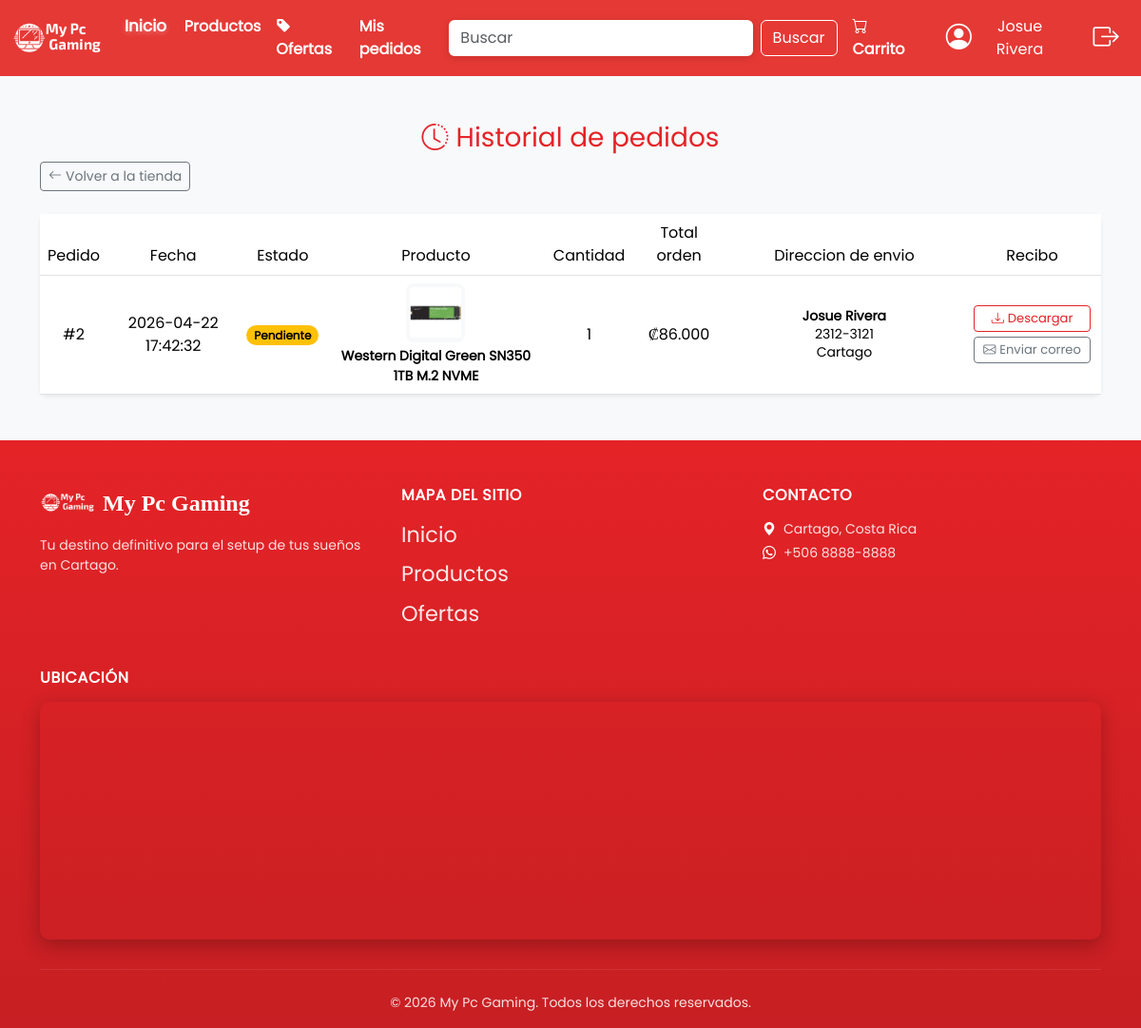
Page /Views/usuario/pedidos.php (signed in) on the committed database.
### tables this page shows
CREATE TABLE `pedido` (
  `idPedido` int NOT NULL AUTO_INCREMENT,
  `idVenta` int NOT NULL,
  `idUsuario` int NOT NULL,
  `nombreDestinatario` varchar(100) NOT NULL,
  `telefonoEnvio` varchar(9) NOT NULL,
  `direccionEnvio` varchar(350) NOT NULL,
  `estadoPedido` enum('pendiente','completado') DEFAULT 'pendiente',
  `fechaPedido` datetime DEFAULT CURRENT_TIMESTAMP,
  `fechaCompletado` datetime DEFAULT NULL,
  PRIMARY KEY (`idPedido`),
  UNIQUE KEY `idVenta_UNIQUE` (`idVenta`),
  KEY `idUsuario` (`idUsuario`),
  CONSTRAINT `pedido_ibfk_1` FOREIGN KEY (`idVenta`) REFERENCES `venta` (`idVenta`),
  CONSTRAINT `pedido_ibfk_2` FOREIGN KEY (`idUsuario`) REFERENCES `usuario` (`idUsuario`)
);

CREATE TABLE `producto` (
  `idProducto` int NOT NULL AUTO_INCREMENT,
  `idCategoria` int NOT NULL,
  `nombreProducto` varchar(100) NOT NULL,
  `marca` varchar(100) DEFAULT NULL,
  `descripcionProducto` varchar(350) DEFAULT NULL,
  `precioProducto` decimal(10,2) NOT NULL,
  `stockProducto` int NOT NULL DEFAULT '0',
  `imagenProducto` json DEFAULT NULL,
  `estadoProducto` enum('disponible','agotado') DEFAULT 'disponible',
  `enOferta` tinyint(1) DEFAULT '0',
  `precioOferta` decimal(10,2) DEFAULT NULL,
  PRIMARY KEY (`idProducto`),
  KEY `idCategoria` (`idCategoria`),
  KEY `idx_en_oferta` (`enOferta`),
  CONSTRAINT `producto_ibfk_1` FOREIGN KEY (`idCategoria`) REFERENCES `categoria` (`idCategoria`)
);

CREATE TABLE `detalleventa` (
  `idDetalle` int NOT NULL AUTO_INCREMENT,
  `idVenta` int NOT NULL,
  `idProducto` int NOT NULL,
  `cantidadProductos` int NOT NULL,
  `precioUnitarioHistorico` decimal(10,2) NOT NULL,
  PRIMARY KEY (`idDetalle`),
  KEY `idVenta` (`idVenta`),
  KEY `idProducto` (`idProducto`),
  CONSTRAINT `detalleventa_ibfk_1` FOREIGN KEY (`idVenta`) REFERENCES `venta` (`idVenta`),
  CONSTRAINT `detalleventa_ibfk_2` FOREIGN KEY (`idProducto`) REFERENCES `producto` (`idProducto`)
);

CREATE TABLE `venta` (
  `idVenta` int NOT NULL AUTO_INCREMENT,
  `idUsuario` int NOT NULL,
  `totalVenta` decimal(10,2) NOT NULL,
  `fechaVenta` date DEFAULT NULL,
  PRIMARY KEY (`idVenta`),
  KEY `idUsuario` (`idUsuario`),
  CONSTRAINT `venta_ibfk_1` FOREIGN KEY (`idUsuario`) REFERENCES `usuario` (`idUsuario`)
);

### Models/ventaModel.php (called while the page is built, shortened)
<?php
function ObtenerPedidosUsuarioModel($idUsuario)
{
    $conexion = OpenDatabase();
    $consultaSQL = "CALL sp_ObtenerPedidosUsuario(?)";
    $consultaPreparada = $conexion->prepare($consultaSQL);
    $consultaPreparada->bind_param("i", $idUsuario);
    $consultaPreparada->execute();
    $resultado = $consultaPreparada->get_result();
    $lista = [];
    while ($fila = $resultado->fetch_assoc()) {
        $lista[] = $fila;
    }
    return $lista;
}

### Controllers/pedidoController.php (called while the page is built, shortened)
<?php
include_once $_SERVER["DOCUMENT_ROOT"] . "/proyectoWebCS/Models/ventaModel.php";
function ObtenerPedidosUsuarioController($idUsuario)
{
    return ObtenerPedidosUsuarioModel($idUsuario);
}

### Models/productosModel.php (called while the page is built, shortened)
<?php
function ObtenerProductoPorIdModel($idProducto)
{
    $conexion = OpenDatabase();
    $consultaSQL = "CALL sp_ObtenerProductoPorId(?)";
    $consultaPreparada = $conexion->prepare($consultaSQL);
    $consultaPreparada->bind_param("i", $idProducto);
    $consultaPreparada->execute();
    $resultado = $consultaPreparada->get_result();
    $producto = $resultado->fetch_assoc();
    return $producto;
}

### Views/usuario/pedidos.php (the view, shortened to what this page needs)
<?php
include_once $_SERVER["DOCUMENT_ROOT"] . "/proyectoWebCS/Controllers/pedidoController.php";
include_once $_SERVER["DOCUMENT_ROOT"] . "/proyectoWebCS/Models/productosModel.php";
$pedidos = ObtenerPedidosUsuarioController(intval($_SESSION['idUsuario']));
$pedidosConRecibo = [];
$imagenesProducto = [];
foreach ($pedidos as $filaPedido) {
    $idProducto = intval($filaPedido['idProducto'] ?? 0);
    $producto = ObtenerProductoPorIdModel($idProducto);
    $imagenes = isset($producto['imagenProducto']) ? json_decode($producto['imagenProducto'], true) : [];
    $imagenesProducto[$idProducto] = (!empty($imagenes)) ? $imagenes[0] : null;
}
?>
<!DOCTYPE html>
<html lang="es">
<head>
    <link href="https://cdn.jsdelivr.net/npm/bootstrap@5.3.3/dist/css/bootstrap.min.css" rel="stylesheet">
    <link rel="stylesheet" href="https://cdn.jsdelivr.net/npm/bootstrap-icons@1.10.5/font/bootstrap-icons.css">
    <link rel="stylesheet" href="../assets/css/main.css">
    <link rel="stylesheet" href="../assets/css/pedidos-page.css">
</head>
<body class="bg-light">
    <?php require('../components/nav.php') ?>
    <div class="container my-5">
        <div class="d-flex flex-wrap justify-content-between align-items-center gap-2 mb-4">
            <h3 class="mb-0 text-center w-100"><i class="bi bi-clock-history me-2"></i>Historial de pedidos</h3>
            <a href="/proyectoWebCS/Views/Home/Home.php" class="btn btn-outline-secondary btn-sm">
                <i class="bi bi-arrow-left me-1"></i>Volver a la tienda
            </a>
        </div>
        <?php if (empty($pedidos)): ?>
            <div class="card border-0 shadow-sm rounded-3">
                <div class="card-body text-center py-5">
                    <i class="bi bi-bag-x fs-1 text-muted d-block mb-3"></i>
                    <p class="text-muted mb-0">Aun no tienes pedidos registrados.</p>
                </div>
            </div>
        <?php else: ?>
            <div class="card border-0 shadow-sm rounded-3">
                <div class="card-body table-responsive p-0">
                    <table class="table table-hover text-center align-middle mb-0">
                        <thead>
                            <tr style="background-color: var(--primer-color); color: #fff;">
                                <th class="text-center">Pedido</th>
                                <th class="text-center">Fecha</th>
                                <th class="text-center">Estado</th>
                                <th class="text-center">Producto</th>
                                <th class="text-center">Cantidad</th>
                                <th class="text-center">Total orden</th>
                                <th class="text-center">Direccion de envio</th>
                                <th class="text-center">Recibo</th>
                            </tr>
                        </thead>
                        <tbody>
                            <?php foreach ($pedidos as $fila): ?>
                                <?php
                                    $idPedido = intval($fila['idPedido'] ?? 0);
                                    $idProducto = intval($fila['idProducto'] ?? 0);
                                    $primeraImg = $imagenesProducto[$idProducto] ?? null;
                                ?>
                                <tr>
                                    <td>#<?= $idPedido ?></td>
                                    <td><?= htmlspecialchars($fila['fechaPedido']) ?></td>
                                    <td>
                                        <span class="badge rounded-pill <?= $fila['estadoPedido'] === 'completado' ? 'text-bg-success' : 'text-bg-warning' ?>">
                                            <?= htmlspecialchars(ucfirst($fila['estadoPedido'])) ?>
                                        </span>
                                    </td>
                                    <td>
                                        <div class="d-flex flex-column align-items-center justify-content-center gap-1">
                                            <?php if ($primeraImg): ?>
                                                <img src="/proyectoWebCS/Views/assets/image/productos/<?= $idProducto ?>/<?= htmlspecialchars($primeraImg) ?>" alt="<?= htmlspecialchars($fila['nombreProducto']) ?>" class="pedido-thumb">
                                            <?php else: ?>
                                                <div class="pedido-thumb d-flex align-items-center justify-content-center">
                                                    <i class="bi bi-image text-muted"></i>
                                                </div>
                                            <?php endif; ?>
                                            <span class="fw-semibold small"><?= htmlspecialchars($fila['nombreProducto']) ?></span>
                                        </div>
                                    </td>
                                    <td><?= intval($fila['cantidadProductos']) ?></td>
                                    <td>₡<?= number_format(floatval($fila['totalVenta']), 0, ',', '.') ?></td>
                                    <td class="small text-center pedido-direccion">
                                        <div>
                                            <div class="fw-semibold"><?= htmlspecialchars($fila['nombreDestinatario']) ?></div>
                                            <div class="pedido-direccion-linea"><?= htmlspecialchars($fila['telefonoEnvio']) ?></div>
                                            <div class="pedido-direccion-linea"><?= htmlspecialchars($fila['direccionEnvio']) ?></div>
                                        </div>
                                    </td>
                                    <td class="text-center pedido-recibo">
                                        <?php if (!isset($pedidosConRecibo[$idPedido])): ?>
                                            <?php $pedidosConRecibo[$idPedido] = true; ?>
                                            <div class="pedido-recibo-acciones">
                                                <a href="/proyectoWebCS/Controllers/reciboController.php?accion=descargar&idPedido=<?= $idPedido ?>" class="btn btn-outline-primary btn-sm">
                                                    <i class="bi bi-download me-1"></i>Descargar
                                                </a>
                                                <a href="/proyectoWebCS/Controllers/reciboController.php?accion=enviarCorreo&idPedido=<?= $idPedido ?>" class="btn btn-outline-secondary btn-sm">
                                                    <i class="bi bi-envelope me-1"></i>Enviar correo
                                                </a>
                                            </div>
                                        <?php else: ?>
                                            <span class="text-muted small">-</span>
                                        <?php endif; ?>
                                    </td>
                                </tr>
                            <?php endforeach; ?>
                        </tbody>
                    </table>
                </div>
            </div>
        <?php endif; ?>
    </div>
    <?php require('../components/footer.php') ?>
</body>
</html>

### Views/assets/css/main.css (style rules this page uses)
html, body { height: 100%; }
body { min-height: 100vh; display: flex; flex-direction: column; }
:root { --primer-color: #e42327; --segundo-color: #E4E4E4; --background-color: #ffffff; --segundo-background-color: #EEEFF0; --tercer-color: #030B13; --sombra-principal: rgba(0, 0, 0, 0.5) 0px 2px 8px 0px; --sombra-secundaria: rgb(31 32 33 / 8%) 0px 2px 8px 0px, rgb(14 30 37 / 3%) 0px 2px 12px 0px; --sombra-ter: rgba(223, 223, 223, 0.5) 0px 2px 8px 0px; --fonts-Titulo-uno: "Titulo-Uno"; --fonts-Titulo-dos: "Titulo-Dos"; --fonts-size-title-uno: 2.2rem; --fonts-size-title-dos: 3.2rem; --fonts-size-title-tres: 4.0rem; --fonts-Texto-uno: "Texto-uno"; --fonts-size-Texto-uno: 1.6rem; --fonts-size-Texto-dos: 1.8rem; --fonts-size-Texto-tres: 2.4rem; --bs-primary: #e42327; --bs-primary-rgb: 228, 35, 39; --bs-link-color: #e42327; --bs-link-hover-color: #b81b1f; }
.btn-outline-primary { color: var(--primer-color) !important; border-color: var(--primer-color) !important; }
* { margin: 0; padding: 0; border: 0; font-size: 100%; font: inherit; }
body { line-height: 1; }
table { border-collapse: collapse; border-spacing: 0; }
body { font-family: var(--fonts-Texto-uno); background-color: var(--background-color); color: var(--primer-color); line-height: 1.5; }
h1, h2, h3, h4, h5, h6 { font-weight: normal; margin: 0 0 10px 0; }
a { color: var(--primer-color); text-decoration: none; }

### Views/assets/css/pedidos-page.css (style rules this page uses)
.pedido-thumb { width: 62px; height: 62px; object-fit: contain; border-radius: 8px; background: #f8f9fa; padding: 4px; }
.pedido-direccion { min-width: 250px; white-space: normal; line-height: 1.35; }
.pedido-direccion-linea { word-break: break-word; }
.pedido-recibo, .pedido-accion { min-width: 145px; }
.pedido-recibo-acciones, .pedido-accion-contenido { display: grid; gap: 0.35rem; justify-items: stretch; width: max-content; margin: 1px auto; }
.pedido-recibo .btn, .pedido-accion .btn { white-space: nowrap; padding: 0.3rem 0.6rem; font-size: 0.82rem; line-height: 1.2; }

### rows in the picture
pedido: idPedido "2", fechaPedido "2026-04-22 17:42:32", estadoPedido "Pendiente", producto.nombreProducto "Western Digital Green SN350 1TB M.2 NVME", detalleventa.cantidadProductos "1", idVenta.totalVenta "86.000", nombreDestinatario "Josue Rivera", telefonoEnvio "2312-3121", direccionEnvio "Cartago"

### other values in the picture
$_SESSION['nombreCompleto'] "Josue Rivera"
